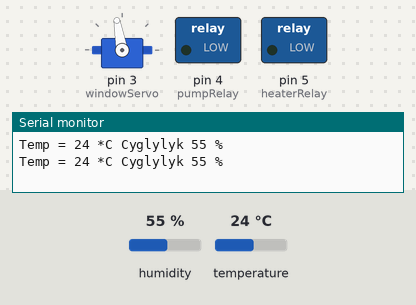
Bench run of a sketch on a simulated Arduino Uno, built with avr-gcc and run on an emulated ATmega328P. On the bench: servo, switched loads named in the sketch (green lamp = pin HIGH), the last lines printed to the serial monitor. The test bench sets the inputs (shaded band); at power-on: humidity 55 %, temperature 24 °C.

Above: at 8.8 s.
8.9 s: humidity set to 22 %
At 12.3 s:
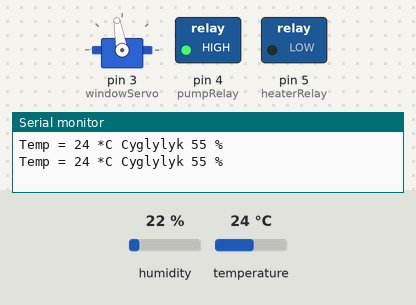
At 20.2 s:
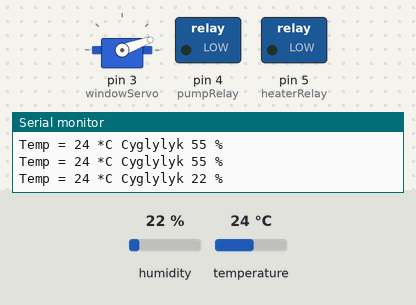
22.9 s: temperature set to 12 °C
32.3 s: temperature set to 9 °C
At 37.9 s:
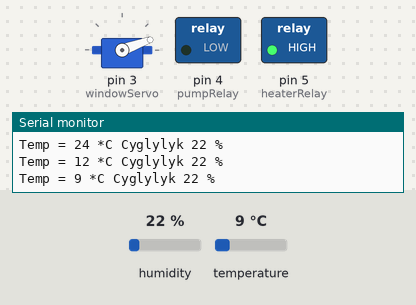
41.7 s: humidity set to 39 %
51.1 s: humidity set to 42 %
65.1 s: temperature set to 28 °C
At 69.4 s:
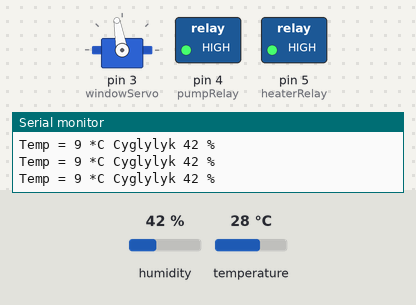
Timing chart, 0 to 76.6 s (numbered marks = the images above; inputs shaded):
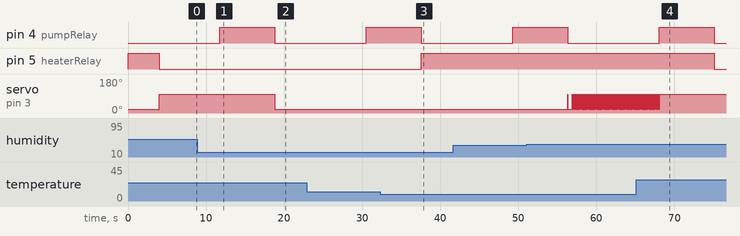

Measured:
- the behaviour switches between 11 and 10 °C on temperature (found by bisection; images 2 and 3)
- after the input at 8.9 s, servo on pin 3 (windowServo): 100° → 20° after 9.9 s
- after the input at 32.3 s, pin 5 (heaterRelay): LOW → HIGH after 5.3 s
- after the input at 65.1 s, pin 5 (heaterRelay): HIGH → LOW after 10.0 s; servo on pin 3 (windowServo): goes on until 68.1 s, then stays 100°

The sketch:

automated_greenhouse.ino
```cpp
#include <Servo.h>
#include <dht.h>
#define dhtData 6
#define heaterRelay 5
#define pumpRelay 4
#define windowServo 3
Servo s;
dht DHT;

long x=millis();
long y=millis();

// period of time to water plants (in millis)
// 12 hours = 43200000 millis
int wateringPeriodMillis = 43200000;
// Treshhold of humidiry
int treshHumidity = 40;

// Treshhold of temperature
int maxTempTresh = 20;
int minTempTresh = 10;

// Servo states degrees
// replace with your values
int closedServoState = 20;
int openedServoState = 100;

void setup() {
  Serial.begin(9600);
  pinMode(heaterRelay,OUTPUT);
  pinMode(pumpRelay,OUTPUT);
  digitalWrite(pumpRelay,0);
  digitalWrite(heaterRelay,0);
  s.attach(windowServo);
  s.write(closedServoState);
}

void loop() {
  temp();
  heater();
  servo();
  pumpWatering();
}

void heater(){
  if(DHT.temperature<=minTempTresh ) {
    digitalWrite (heaterRelay,1);
    s.write(closedServoState);
  }
  else if(DHT.temperature>maxTempTresh) {
    digitalWrite (heaterRelay,0);
    s.write(openedServoState);
  }
}

void temp(){
  if ((x+4000)<millis()){
    float readData = DHT.read11(dhtData);
    unsigned int t=DHT.temperature;
    unsigned int h=DHT.humidity;
    Serial.print ("Temp = ");
    Serial.print (t);
    Serial.print (" *C ");
    Serial.print ("Cyglylyk ");
    Serial.print (h);
    Serial.println (" %");
    x=millis();
  }
}

void pumpWatering(){
  if ((y+wateringPeriodMillis)<millis()){
    digitalWrite(pumpRelay,1);
    delay(7000);
    digitalWrite(pumpRelay,0);
    y=millis();
  }
}

void servo(){
  if (DHT.humidity>treshHumidity){
    s.write(openedServoState);
  }
  else{
    s.write(closedServoState);
    }
}
```
